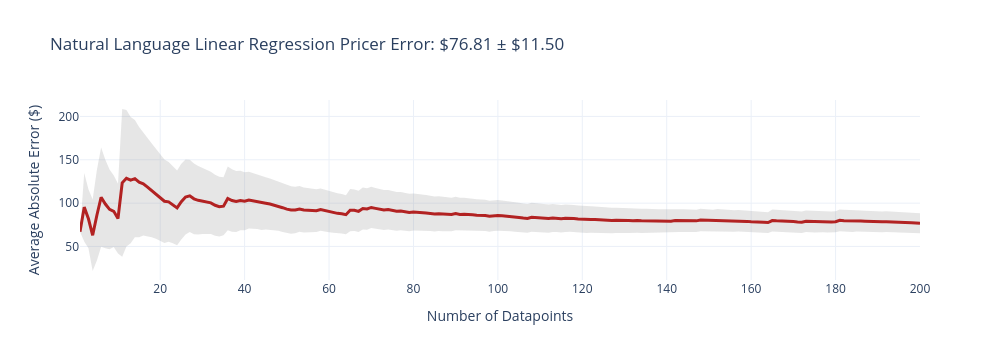
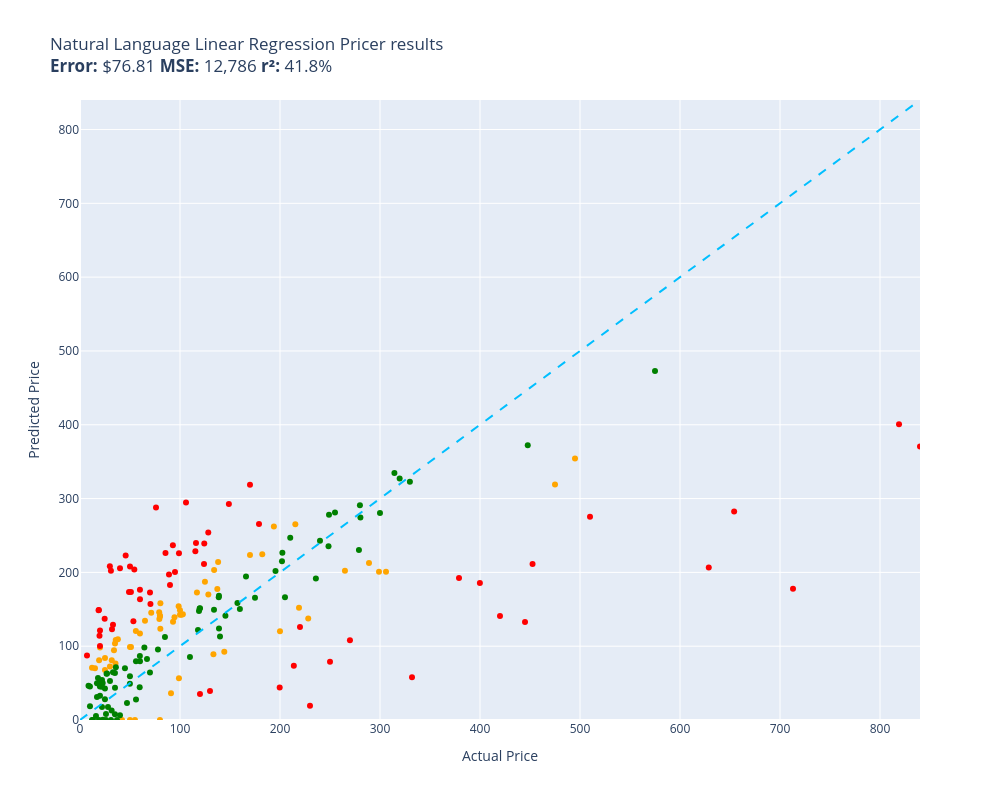

Notebook code for these charts, in order:
### Code cell
evaluate(natural_language_linear_regression_pricer, test)

### Figure 1 — Plotly figure (JSON) as saved in the notebook; plotly's stock layout.template omitted (floating-point values rounded to 4 significant figures; data arrays with more than 128 entries replaced by an {"elided": "..."} marker saying what was removed)
{"data": [{"fill": "toself", "fillcolor": "rgba(128,128,128,0.2)", "hoverinfo": "skip", "line": {"color": "rgba(255,255,255,0)"}, "name": "95% CI", "showlegend": false, "type": "scatter", "x": {"elided": "400 int values"}, "y": {"elided": "400 float values"}}, {"customdata": {"elided": "200x1 float values"}, "hovertemplate": "n=%{x}<br>Avg Error=$%{y:,.2f}<br>±95% CI=$%{customdata[0]:,.2f}<extra></extra>", "line": {"color": "firebrick", "width": 3}, "mode": "lines", "name": "Cumulative Avg Error", "type": "scatter", "x": {"elided": "200 int values"}, "y": {"elided": "200 float values"}}], "layout": {"height": 360, "showlegend": false, "title": {"text": "Natural Language Linear Regression Pricer Error: $76.81 ± $11.50"}, "width": 1000, "xaxis": {"title": {"text": "Number of Datapoints"}}, "yaxis": {"title": {"text": "Average Absolute Error ($)"}}}}

### Figure 2 — Plotly figure (JSON) as saved in the notebook; plotly's stock layout.template omitted (floating-point values rounded to 4 significant figures)
{"data": [{"customdata": [["Old Blood Noise Excess V2 Distortion Cho...\nGuess=$152.13 Actual=$219.00"], ["NewPower99 Battery Kit for Samsung Galax...\nGuess=$0.00 Actual=$54.95"], ["SuppliesOutlet Compatible Toner Cartridg...\nGuess=$92.46 Actual=$144.29"], ["ACDelco GM Original Equipment FW339 Fron...\nGuess=$265.15 Actual=$215.33"], ["8544771 Dryer Heating Element, 279816 Th...\nGuess=$108.40 Actual=$35.74"], ["Panasonic KX-TG6511B DECT 6.0 PLUS Expan...\nGuess=$146.14 Actual=$79.20"], ["GJY Portable TV,10.6 inch Mini TV for AT...\nGuess=$136.96 Actual=$79.36"], ["LD Products Compatible Toner Cartridge R...\nGuess=$98.97 Actual=$49.98"], ["Mini PC, Kinupute Desktop Computer E3-12...\nGuess=$354.15 Actual=$495.00"], ["Aolemi Oil Rubbed Bronze Single Function...\nGuess=$154.26 Actual=$98.65"], ["Clementoni 39132.5 Jigsaw Puzzle 1,000 P...\nGuess=$0.00 Actual=$79.95"], ["10GBase-LR SFP+ Transceiver, Handar 10GB...\nGuess=$98.07 Actual=$19.99"], ["Deco Mount Pro Tripod Microphone Stand w...\nGuess=$117.32 Actual=$59.95"], ["KOMPUTERBAY 4GB 2X 2GB DDR2 1066MHz PC2-...\nGuess=$123.76 Actual=$80.34"], ["Task T24287 Roman Ogee Router Bit with 1...\nGuess=$120.55 Actual=$55.88"], ["Southwire 120V/15A Right Angle User Atta...\nGuess=$109.24 Actual=$37.87"], ["15\" Locking Shower Head Extension Arm in...\nGuess=$141.45 Actual=$79.95"], ["Mylites+ Standard Comic Book Mylar Sleev...\nGuess=$103.50 Actual=$34.99"], ["DALDED LED Light Kit for Lego Sonic Gree...\nGuess=$83.94 Actual=$24.99"], ["Baseball Backpacks Large 18 Inch Bookbag...\nGuess=$81.03 Actual=$31.77"], ["Adams Check Payment and Deposit Register...\nGuess=$76.69 Actual=$35.49"], ["KOHLER 18865-CP Filtered Water Faucet, P...\nGuess=$318.90 Actual=$475.00"], ["Diversitech WG840585 Motor, (Ddb) 1/3Hp,...\nGuess=$203.36 Actual=$134.12"], ["Festool 492370 Platin 2 S1000 Grit 6-Inc...\nGuess=$36.09 Actual=$91.00"], ["PM Auto Front Right Quick Complete Strut...\nGuess=$187.30 Actual=$124.94"], ["Satco S9596, 4 Count (Pack of 1), 4.18\nGuess=$70.66 Actual=$12.00"], ["Ceramic Talavera Mexican Tile 4x4\", 9 Pi...\nGuess=$72.47 Actual=$29.95"], ["Marvel Legends Series X-Men 6-Inch Archa...\nGuess=$56.58 Actual=$98.95"], ["ANZO USA 111207 GMC SIERRA 99-06 / YUKON...\nGuess=$224.41 Actual=$182.28"], ["Kingston Brass KS269SN Kingston Clawfoot...\nGuess=$200.81 Actual=$305.99"], ["Pioneer 2AM401-BN Two Handle Kitchen Fau...\nGuess=$137.65 Actual=$228.22"], ["LSSAGOON Backpack for Women Teen Kids Gi...\nGuess=$94.62 Actual=$33.99"], ["4LT LUMINETTE Vanity Opal GLS BSN\nGuess=$148.76 Actual=$99.99"], ["4pc Wheel Spacers Adapters 4\" (2inch Per...\nGuess=$172.70 Actual=$116.95"], ["Royal Designs, Inc. Decorative Abundant ...\nGuess=$67.76 Actual=$24.95"], ["Mikrotik RB3011UIAS-RM RouterBOARD 10xGi...\nGuess=$200.70 Actual=$299.00"], ["DuraGo 29515020 Front Hub Assembly\nGuess=$170.13 Actual=$128.34"], ["GENUINE VOLVO THERMOSTAT (3.0, 3.2) S60 ...\nGuess=$143.18 Actual=$102.85"], ["Universal Power Group 12V 100Ah Sealed L...\nGuess=$120.24 Actual=$199.99"], ["Amana Tool - SC587 Carbide Tipped 3-Wing...\nGuess=$145.37 Actual=$71.23"], ["Evan Fischer Radiator Cooling Fan Assemb...\nGuess=$177.54 Actual=$137.34"], ["UPR Mach 1 Chin Spoiler Fits 94-98 Musta...\nGuess=$134.61 Actual=$64.99"], ["Raspberry Pi 3 Model B+ Aluminum Case Me...\nGuess=$70.20 Actual=$14.99"], ["ASUS VY279HE-W 27” 1080P Monitor - White...\nGuess=$214.18 Actual=$138.10"], ["Diversitech UC2436-3 Ultralite Condenser...\nGuess=$158.15 Actual=$80.39"], ["4 Inches Rolled Muffler Tip Catback Exha...\nGuess=$262.06 Actual=$193.88"], ["APS iBoard (304 Stainless Steel Polished...\nGuess=$202.08 Actual=$264.95"], ["Baumgartens Sicurix Blank PVC ID Cards (...\nGuess=$80.97 Actual=$19.11"], ["Audio Techinca ATW-T1002 System 10 Handh...\nGuess=$212.76 Actual=$289.00"], ["LD Compatible Ink Cartridge Replacement ...\nGuess=$0.00 Actual=$41.99"], ["BXYJY for Samsung Galaxy Z Fold 3 Case w...\nGuess=$0.00 Actual=$49.99"], ["DuraGo BR5330 Front Vented Disc Brake Ro...\nGuess=$142.48 Actual=$101.51"], ["Samsung DA97-07603B Freezer Ice Maker As...\nGuess=$133.22 Actual=$93.02"], ["Intex River Run Connect Lounge (Four)\nGuess=$139.17 Actual=$94.49"], ["Targus CityGear Durable Backpack, Black,...\nGuess=$89.19 Actual=$133.43"], ["Fitness Center Gym Room Weight Train Dua...\nGuess=$142.70 Actual=$99.99"], ["MonMount Triple Monitor Stand Freestandi...\nGuess=$140.36 Actual=$79.99"], ["Xiaomi Redmi 10 2022 NFC 4G LTE (128GB +...\nGuess=$223.48 Actual=$169.99"], ["Refresh NSF-53 Premium Replacement Refri...\nGuess=$98.95 Actual=$50.99"]], "hovertemplate": "%{customdata[0]}<extra></extra>", "legendgroup": "orange", "marker": {"color": "orange", "size": 6, "symbol": "circle"}, "mode": "markers", "name": "orange", "orientation": "v", "showlegend": true, "type": "scatter", "x": [219.0, 54.95, 144.3, 215.3, 35.74, 79.2, 79.36, 49.98, 495.0, 98.65, 79.95, 19.99, 59.95, 80.34, 55.88, 37.87, 79.95, 34.99, 24.99, 31.77, 35.49, 475.0, 134.1, 91.0, 124.9, 12.0, 29.95, 98.95, 182.3, 306.0, 228.2, 33.99, 99.99, 117.0, 24.95, 299.0, 128.3, 102.8, 200.0, 71.23, 137.3, 64.99, 14.99, 138.1, 80.39, 193.9, 264.9, 19.11, 289.0, 41.99, 49.99, 101.5, 93.02, 94.49, 133.4, 99.99, 79.99, 170.0, 50.99], "xaxis": "x", "y": [152.1, 0.0, 92.46, 265.1, 108.4, 146.1, 137.0, 98.97, 354.1, 154.3, 0.0, 98.07, 117.3, 123.8, 120.6, 109.2, 141.4, 103.5, 83.94, 81.03, 76.69, 318.9, 203.4, 36.09, 187.3, 70.66, 72.47, 56.58, 224.4, 200.8, 137.7, 94.62, 148.8, 172.7, 67.76, 200.7, 170.1, 143.2, 120.2, 145.4, 177.5, 134.6, 70.2, 214.2, 158.2, 262.1, 202.1, 80.97, 212.8, 0.0, 0.0, 142.5, 133.2, 139.2, 89.19, 142.7, 140.4, 223.5, 98.95], "yaxis": "y"}, {"customdata": [["telpo Headlight Assembly Fit For 15 Camr...\nGuess=$239.89 Actual=$115.99"], ["Stand for Raven Pro Document Scanner - P...\nGuess=$208.36 Actual=$29.85"], ["RBC12-UPC Replacement Battery Cartridge ...\nGuess=$19.25 Actual=$229.99"], ["Bam France 2002XL Contoured Hightech Bla...\nGuess=$177.72 Actual=$713.00"], ["Metabo HPT 36V MultiVolt™ Cordless Rotar...\nGuess=$192.54 Actual=$379.00"], ["46mm Digital Pro High-Resolution Close-U...\nGuess=$121.39 Actual=$19.99"], ["Innovative Percussion CB-6 Chamois Bass ...\nGuess=$203.89 Actual=$54.32"], ["LOVE MEI Galaxy S10 Lite Case, Military ...\nGuess=$129.20 Actual=$32.98"], ["CORSAIR Dominator Platinum RGB 32GB (2x1...\nGuess=$211.21 Actual=$124.00"], ["Bam Trekking 3027SB Single Black Clarine...\nGuess=$57.79 Actual=$332.00"], ["DEWALT 20V MAX* XR Impact Driver with Bl...\nGuess=$211.38 Actual=$452.53"], ["Scranton & Co 3 Drawer Mobile File Cabin...\nGuess=$228.68 Actual=$115.35"], ["Canon EOS Rebel T7 Digital SLR Camera wi...\nGuess=$400.82 Actual=$819.00"], ["Travelpro Platinum Elite Slim Business L...\nGuess=$73.65 Actual=$213.83"], ["JRready ST6313 DT Deutsch Connector Kit,...\nGuess=$43.99 Actual=$199.68"], ["Dakota Alert MURS Alert Probe Sensor - M...\nGuess=$126.03 Actual=$219.99"], ["3D Tree Hole Branches 075 Stair Risers D...\nGuess=$39.33 Actual=$129.99"], ["Projector, CRAZVIEW Projector with WiFi ...\nGuess=$133.65 Actual=$53.40"], ["Retevis RT68 Soft Earhook Walkie Talkie ...\nGuess=$87.52 Actual=$6.99"], ["MC: Pindicator (Dual Intensity Amber)\nGuess=$205.64 Actual=$40.00"], ["Poison Spyder 10-08-020 Rocker Knocker\nGuess=$206.66 Actual=$628.76"], ["DIMARZIO 204284 DP 163FBK Blues Bucker G...\nGuess=$183.03 Actual=$89.99"], ["Lighted Triangle Mirror Cabinet Bathroom...\nGuess=$132.82 Actual=$445.00"], ["BESTILL Wall Mounted Shower Faucet Set, ...\nGuess=$288.02 Actual=$76.00"], ["Engine Thermostat, Replace 19301-PAA-306...\nGuess=$149.15 Actual=$18.89"], ["Dell Optiplex 390 Desktop Computer i3 3....\nGuess=$239.20 Actual=$124.27"], ["Neporal Full Spectrum Light Bulb, 6000K ...\nGuess=$148.82 Actual=$18.59"], ["Pidoko Kids Train Table, Grey with 90 Pc...\nGuess=$35.14 Actual=$119.97"], ["LEGO Marvel Avengers War Machine Buster ...\nGuess=$176.55 Actual=$59.95"], ["KOHLER K-1185540-CP Assembly-Slider\nGuess=$222.94 Actual=$45.67"], ["Trim Kit for 2-handle Shower & Tub Valve...\nGuess=$200.55 Actual=$94.99"], ["iPhone 12/12 Pro Nicaragua Guardabarranc...\nGuess=$100.23 Actual=$19.97"], ["Aeromotive 13304 Regulator, X1 Adjustabl...\nGuess=$108.20 Actual=$269.95"], ["Canon Sure Shot 90u 35mm Date Camera\nGuess=$185.55 Actual=$399.89"], ["Wilkinson LOW GAUSS Vintage Tone Strat S...\nGuess=$202.22 Actual=$30.93"], ["Ibanez M510OVS Acoustic Mandolin in Vint...\nGuess=$318.61 Actual=$169.99"], ["Berta (6 Pieces) 1-1/4 inch Overlay, 90 ...\nGuess=$137.10 Actual=$24.66"], ["CradlePoint Compact Broadband Router (CB...\nGuess=$197.29 Actual=$89.00"], ["Pyle Wireless Rear View Backup Camera - ...\nGuess=$157.31 Actual=$70.45"], ["Auertech Portable Washing Machine, 14lbs...\nGuess=$225.89 Actual=$98.99"], ["18 Inch White Undermount Kitchen Sink - ...\nGuess=$265.40 Actual=$179.00"], ["ECCPP Power Steering Pump for 2009-2010 ...\nGuess=$226.39 Actual=$85.48"], ["Skullcandy Hesh Evo Bluetooth Headphones...\nGuess=$172.62 Actual=$69.99"], ["ROHL WSGUM3018WH Wire Sink Grids, White\nGuess=$253.89 Actual=$128.28"], ["Music Hall pa15.3 MM/MC Phono Preamplifi...\nGuess=$78.79 Actual=$250.00"], ["Lorell Bell Chair Glide, 2.5\", Black\nGuess=$114.21 Actual=$19.50"], ["CTLAMP XL-2100 Professional Quality XL-2...\nGuess=$122.95 Actual=$32.00"], ["Competition Clutch Disc and Pressure Pla...\nGuess=$275.22 Actual=$510.00"], ["KUNFINE Android Radio CarPlay & Android ...\nGuess=$294.56 Actual=$106.00"], ["A-Premium Front Suspension Steering Knuc...\nGuess=$173.40 Actual=$48.99"], ["Dell XPS 13 9343-2727SLV 13.3\" Full HD S...\nGuess=$370.43 Actual=$839.99"], ["Pacific Drums PDCM1618TTRB 16 x 18 Inche...\nGuess=$141.04 Actual=$419.99"], ["Vinyl Soft Top Roll-up Adjustable Truck ...\nGuess=$292.73 Actual=$148.88"], ["Blanco 230966 Valea Stainless Steel Sink...\nGuess=$236.86 Actual=$92.88"], ["Empava 24\" Single Wall Ovens 10 Cooking ...\nGuess=$282.34 Actual=$654.14"], ["Viola Bow 4/4 Full Size Carbon Fiber (Bl...\nGuess=$207.95 Actual=$49.99"], ["Fender Hendrix Voodoo Child Coiled Instr...\nGuess=$163.46 Actual=$59.99"], ["Pyle 2x120 Watt Home Audio Speaker Power...\nGuess=$173.32 Actual=$50.92"]], "hovertemplate": "%{customdata[0]}<extra></extra>", "legendgroup": "red", "marker": {"color": "red", "size": 6, "symbol": "circle"}, "mode": "markers", "name": "red", "orientation": "v", "showlegend": true, "type": "scatter", "x": [116.0, 29.85, 230.0, 713.0, 379.0, 19.99, 54.32, 32.98, 124.0, 332.0, 452.5, 115.3, 819.0, 213.8, 199.7, 220.0, 130.0, 53.4, 6.99, 40.0, 628.8, 89.99, 445.0, 76.0, 18.89, 124.3, 18.59, 120.0, 59.95, 45.67, 94.99, 19.97, 269.9, 399.9, 30.93, 170.0, 24.66, 89.0, 70.45, 98.99, 179.0, 85.48, 69.99, 128.3, 250.0, 19.5, 32.0, 510.0, 106.0, 48.99, 840.0, 420.0, 148.9, 92.88, 654.1, 49.99, 59.99, 50.92], "xaxis": "x", "y": [239.9, 208.4, 19.25, 177.7, 192.5, 121.4, 203.9, 129.2, 211.2, 57.79, 211.4, 228.7, 400.8, 73.65, 43.99, 126.0, 39.33, 133.7, 87.52, 205.6, 206.7, 183.0, 132.8, 288.0, 149.1, 239.2, 148.8, 35.14, 176.5, 222.9, 200.5, 100.2, 108.2, 185.5, 202.2, 318.6, 137.1, 197.3, 157.3, 225.9, 265.4, 226.4, 172.6, 253.9, 78.79, 114.2, 123.0, 275.2, 294.6, 173.4, 370.4, 141.0, 292.7, 236.9, 282.3, 207.9, 163.5, 173.3], "yaxis": "y"}, {"customdata": [["EXMAX NG-10X Fresnel Lens Focusing Adapt...\nGuess=$64.22 Actual=$69.98"], ["Pump Head TBVECHI 175PSI 4KW 5.5HP 21CFM...\nGuess=$322.86 Actual=$329.90"], ["APS iBoard 6-inch Aluminum (Black Powder...\nGuess=$246.86 Actual=$210.23"], ["PEMP E65 E66 CDC Simulate Optical Fiber ...\nGuess=$147.59 Actual=$119.00"], ["Intermatic PX300 12V 300W Transformer wi...\nGuess=$149.48 Actual=$134.00"], ["HK SYSTEMS 13\" Heavy Duty Black \"Push\" O...\nGuess=$112.46 Actual=$84.95"], ["SKB iSeries 3i-13096-6KP Case for BlackM...\nGuess=$165.75 Actual=$174.99"], ["June Garden 12\" Sweet Dolly Charlotte - ...\nGuess=$32.90 Actual=$19.99"], ["GanFindX Portable Car Hand Controls for ...\nGuess=$150.38 Actual=$159.90"], ["Evergreen HSHB2005 Cylinder Head Gasket ...\nGuess=$44.39 Actual=$59.69"], ["Tidal Front + Rear Fender Flares 4PC Poc...\nGuess=$280.96 Actual=$254.99"], ["152MM Hole Saws M42 Bi-Metal High Speed ...\nGuess=$57.01 Actual=$17.99"], ["Wenger City Upgrade Laptop Backpack with...\nGuess=$141.39 Actual=$145.42"], ["AUTOFREE LED Tail Lights Assembly Compat...\nGuess=$215.05 Actual=$201.99"], ["Fjallraven, Kanken Laptop 15\" Backpack f...\nGuess=$150.96 Actual=$119.65"], ["Evan-Fischer Front Bumper Cover Compatib...\nGuess=$226.49 Actual=$202.38"], ["Laisomeke Waterproof Junction Box, Unive...\nGuess=$0.00 Actual=$11.99"], ["Sumerain S1339CM Double Handle Widesprea...\nGuess=$191.60 Actual=$235.86"], ["Webcem Solar Shed Light Outdoor Indoor, ...\nGuess=$95.53 Actual=$77.96"], ["Western Digital Enterprise RE4-GP 2TB SA...\nGuess=$85.50 Actual=$109.95"], ["VLAND LED Smoked Taillights Compatible F...\nGuess=$242.75 Actual=$239.99"], ["Tablet PC Cover Compatible with Lenovo T...\nGuess=$12.98 Actual=$31.61"], ["Miyaya@ Funny Animal Masks Collection fo...\nGuess=$49.94 Actual=$16.99"], ["Trail Gear Twin Stick Kit for Top Shift ...\nGuess=$291.00 Actual=$279.92"], ["Ultra Duster Canned Air Net 10 Oz 6-Pack\nGuess=$49.28 Actual=$49.90"], ["Beck/Arnley 0421945 Air Filter\nGuess=$71.56 Actual=$35.87"], ["IQShield Screen Protector Compatible wit...\nGuess=$45.53 Actual=$9.95"], ["Liberty Imports 12 Pack: US Military Toy...\nGuess=$31.14 Actual=$16.98"], ["Intrepid International Dressage Letters-...\nGuess=$63.13 Actual=$26.99"], ["EMART Photography C Stand with Boom Arm,...\nGuess=$151.40 Actual=$119.99"], ["KUNN Small Electrician Tool Pouch Utilit...\nGuess=$17.76 Actual=$21.99"], ["Replacement Remote Control for PANASONIC...\nGuess=$7.84 Actual=$34.95"], ["KS K-STORM Replacement Silicone Mushroom...\nGuess=$46.41 Actual=$8.50"], ["Grey Pneumatic 1311SD Impact Socket Set\nGuess=$158.38 Actual=$157.43"], ["Walker Exhaust Ultra EPA 16478 Direct Fi...\nGuess=$472.95 Actual=$574.99"], ["GE RPWF SmartWater Comparable Refrigerat...\nGuess=$0.00 Actual=$36.99"], ["Urth 62mm UV, Circular Polarizing (CPL),...\nGuess=$123.80 Actual=$139.00"], ["MGP Caliper Covers 39011SACURD Red Powde...\nGuess=$278.15 Actual=$249.00"], ["LSI Broadcom SAS 9300-8i 8-port 12Gb/s S...\nGuess=$122.08 Actual=$118.00"], ["NewFantasia Replacement Audio Cable with...\nGuess=$0.00 Actual=$31.00"], ["MONOCARBON Forged Carbon Fiber Case for ...\nGuess=$79.73 Actual=$59.99"], ["AC Compressor & A/C Kit For BMW 335i 335...\nGuess=$334.67 Actual=$314.41"], ["MXR Carbon Copy Deluxe Analog Delay Guit...\nGuess=$201.73 Actual=$195.50"], ["Chalkboard Name Badges with Magnetic Bac...\nGuess=$45.34 Actual=$19.95"], ["Linkloos Solar Street Lights Outdoor Wat...\nGuess=$79.61 Actual=$55.99"], ["USB Charger, CIVIE High Speed 60W Multip...\nGuess=$5.48 Actual=$15.99"], ["Cardone 84-58642 New HEI Electronic Dist...\nGuess=$194.28 Actual=$165.99"], ["Hp Pavilion P7-1257c Motherboard Aahd3-h...\nGuess=$86.61 Actual=$59.86"], ["Kastar Battery Pack Replacement for Sony...\nGuess=$51.59 Actual=$19.99"], ["New Replacement seat cover fits Yamaha M...\nGuess=$168.26 Actual=$138.95"], ["AZX Stylus Pencil for Apple iPad Pro 202...\nGuess=$52.77 Actual=$29.99"], ["SP Air Corporation SP-8102BU 1/4-Inch He...\nGuess=$166.25 Actual=$204.99"], ["LCD Screen for Dell Inspiron 17R 17.3\" H...\nGuess=$98.32 Actual=$64.37"], ["200 ' feet True 14 Gauge AWG CCA Speaker...\nGuess=$70.19 Actual=$44.95"], ["200 Couples Conversation Cards - Enjoy B...\nGuess=$64.78 Actual=$32.97"], ["The Puppet Company - Carpet-Unicorn, Whi...\nGuess=$0.00 Actual=$19.00"], ["KYX Racing Hardened Steel Center Drive S...\nGuess=$23.15 Actual=$46.99"], ["StonKraft Brass Chess Board Game Set wit...\nGuess=$113.09 Actual=$140.00"], ["VIPMOTOZ Sequential Turn Signal Premium ...\nGuess=$230.27 Actual=$278.94"], ["OEM Samsung Remote Control Shipped with ...\nGuess=$27.92 Actual=$56.00"], ["Venom Power Terra Hunter R/T+ R/T All-Te...\nGuess=$327.07 Actual=$319.65"], ["Custom Engagement Logo Desk Embosser Sea...\nGuess=$59.43 Actual=$49.95"], ["520 Pieces Christmas Envelope Seal Stick...\nGuess=$0.00 Actual=$25.99"], ["BestPricedDecals Wine A BIT, You'll Feel...\nGuess=$0.00 Actual=$12.98"], ["VATOS 4 Packs Bubble Machine Gun for Kid...\nGuess=$0.44 Actual=$22.88"], ["Steering Wheel, Carbon Fiber Automotive ...\nGuess=$372.09 Actual=$447.74"], ["VONADO Space Wars Colonial Viper MK1 Bui...\nGuess=$6.33 Actual=$39.99"], ["Replacement Remote Control fit for Sony ...\nGuess=$18.72 Actual=$9.99"], ["Disney Princess Sparkling Princess Sleep...\nGuess=$28.24 Actual=$24.95"], ["sabermaster TCG Playmat yugioh playmat T...\nGuess=$44.89 Actual=$21.99"], ["Star Wars Die-Cast Metal TITANIUM Series...\nGuess=$50.02 Actual=$22.70"], ["Glovion Music Stand Light, Clip On Piano...\nGuess=$17.73 Actual=$27.99"], ["Think Gizmos Build Your Own Robot Toys f...\nGuess=$42.54 Actual=$24.95"], ["HP Laserjet 2100 Laser Printer W/Test Pr...\nGuess=$280.41 Actual=$299.98"], ["PowerSport Front Rear Brakes and Rotors ...\nGuess=$235.34 Actual=$248.51"], ["VTech Strum and Jam Kidi Musical Guitar ...\nGuess=$54.31 Actual=$21.99"], ["KZ ZS10 Pro in Ear Monitor Headphone KZ ...\nGuess=$82.63 Actual=$66.99"], ["W11130208 W10695459 Refrigerator LED Mod...\nGuess=$62.74 Actual=$26.59"], ["Jada Toys Ryan's World Combo Panda Airli...\nGuess=$63.74 Actual=$34.94"], ["STICKGOO Peel and Stick Backsplash for K...\nGuess=$43.83 Actual=$34.99"], ["Garmin 010-12402-10 GT15M-TM Transom-Mou...\nGuess=$166.14 Actual=$138.74"], ["For Volvo C70 S70 V70 V40 S40 AC Compres...\nGuess=$274.39 Actual=$280.41"], ["NICKSTON Red Sparkling Glitter Slim Band...\nGuess=$8.14 Actual=$25.99"]], "hovertemplate": "%{customdata[0]}<extra></extra>", "legendgroup": "green", "marker": {"color": "green", "size": 6, "symbol": "circle"}, "mode": "markers", "name": "green", "orientation": "v", "showlegend": true, "type": "scatter", "x": [69.98, 329.9, 210.2, 119.0, 134.0, 84.95, 175.0, 19.99, 159.9, 59.69, 255.0, 17.99, 145.4, 202.0, 119.7, 202.4, 11.99, 235.9, 77.96, 110.0, 240.0, 31.61, 16.99, 279.9, 49.9, 35.87, 9.95, 16.98, 26.99, 120.0, 21.99, 34.95, 8.5, 157.4, 575.0, 36.99, 139.0, 249.0, 118.0, 31.0, 59.99, 314.4, 195.5, 19.95, 55.99, 15.99, 166.0, 59.86, 19.99, 138.9, 29.99, 205.0, 64.37, 44.95, 32.97, 19.0, 46.99, 140.0, 278.9, 56.0, 319.6, 49.95, 25.99, 12.98, 22.88, 447.7, 39.99, 9.99, 24.95, 21.99, 22.7, 27.99, 24.95, 300.0, 248.5, 21.99, 66.99, 26.59, 34.94, 34.99, 138.7, 280.4, 25.99], "xaxis": "x", "y": [64.22, 322.9, 246.9, 147.6, 149.5, 112.5, 165.8, 32.9, 150.4, 44.39, 281.0, 57.01, 141.4, 215.1, 151.0, 226.5, 0.0, 191.6, 95.53, 85.5, 242.7, 12.98, 49.94, 291.0, 49.28, 71.56, 45.53, 31.14, 63.13, 151.4, 17.76, 7.841, 46.41, 158.4, 472.9, 0.0, 123.8, 278.1, 122.1, 0.0, 79.73, 334.7, 201.7, 45.34, 79.61, 5.484, 194.3, 86.61, 51.59, 168.3, 52.77, 166.2, 98.32, 70.19, 64.78, 0.0, 23.15, 113.1, 230.3, 27.92, 327.1, 59.43, 0.0, 0.0, 0.4409, 372.1, 6.327, 18.72, 28.24, 44.89, 50.02, 17.73, 42.54, 280.4, 235.3, 54.31, 82.63, 62.74, 63.74, 43.83, 166.1, 274.4, 8.14], "yaxis": "y"}, {"hoverinfo": "skip", "line": {"color": "deepskyblue", "dash": "dash", "width": 2}, "mode": "lines", "name": "y = x", "showlegend": false, "type": "scatter", "x": [0, 840.0], "y": [0, 840.0]}], "layout": {"height": 800, "legend": {"title": {"text": "color"}, "tracegroupgap": 0}, "showlegend": false, "title": {"text": "Natural Language Linear Regression Pricer results<br><b>Error:</b> $76.81 <b>MSE:</b> 12,786 <b>r²:</b> 41.8%"}, "width": 1000, "xaxis": {"anchor": "y", "domain": [0, 1], "range": [0, 840.0], "title": {"text": "Actual Price"}}, "yaxis": {"anchor": "x", "domain": [0, 1], "range": [0, 840.0], "title": {"text": "Predicted Price"}}}}
